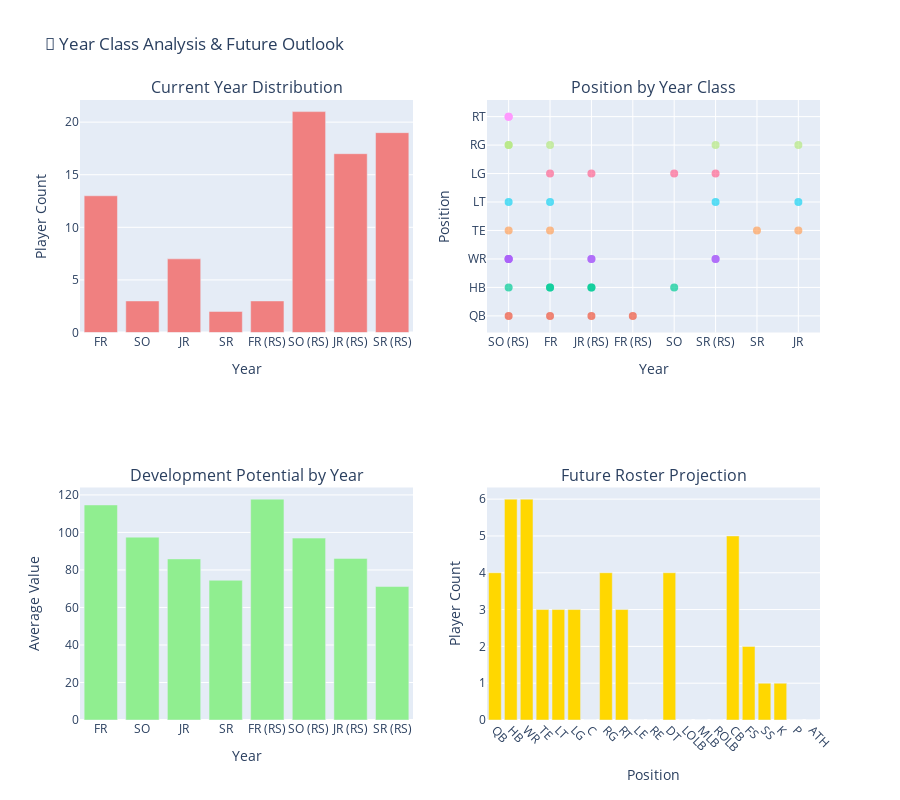

The notebook cell saved with this chart:
### Code cell
# 4. Year Class Distribution and Future Outlook
if roster_df is not None:
    # Create year class analysis
    year_order = ['FR', 'SO', 'JR', 'SR', 'FR (RS)', 'SO (RS)', 'JR (RS)', 'SR (RS)']

    fig = make_subplots(
        rows=2, cols=2,
        subplot_titles=('Current Year Distribution', 'Position by Year Class',
                       'Development Potential by Year', 'Future Roster Projection'),
        specs=[[{"type": "bar"}, {"type": "scatter"}],
               [{"type": "bar"}, {"type": "bar"}]]
    )

    # Year distribution
    year_counts = roster_df['YEAR'].value_counts().reindex(year_order).fillna(0)
    fig.add_trace(
        go.Bar(x=year_counts.index, y=year_counts.values,
               name="Players by Year", marker_color='lightcoral'),
        row=1, col=1
    )

    # Position by year (scatter plot)
    for pos in position_order[:10]:  # Show top 10 positions to avoid clutter
        pos_data = roster_df[roster_df['POSITION'] == pos]
        if len(pos_data) > 0:
            fig.add_trace(
                go.Scatter(x=pos_data['YEAR'], y=[pos] * len(pos_data),
                          mode='markers', name=pos,
                          marker=dict(size=8, opacity=0.7)),
                row=1, col=2
            )

    # Development potential by year
    year_dev_potential = roster_df.groupby('YEAR')['VALUE'].mean().reindex(year_order).fillna(0)
    fig.add_trace(
        go.Bar(x=year_dev_potential.index, y=year_dev_potential.values,
               name="Avg Value by Year", marker_color='lightgreen'),
        row=2, col=1
    )

    # Future projection (non-graduating players)
    future_roster = roster_df[roster_df['STATUS'] != 'GRADUATING']
    future_counts = future_roster['POSITION'].value_counts().reindex(position_order).fillna(0)
    fig.add_trace(
        go.Bar(x=future_counts.index, y=future_counts.values,
               name="Next Season Projection", marker_color='gold'),
        row=2, col=2
    )

    fig.update_layout(height=800, title_text="📅 Year Class Analysis & Future Outlook", showlegend=False)
    fig.update_xaxes(title_text="Year", row=1, col=1)
    fig.update_yaxes(title_text="Player Count", row=1, col=1)
    fig.update_xaxes(title_text="Year", row=1, col=2)
    fig.update_yaxes(title_text="Position", row=1, col=2)
    fig.update_xaxes(title_text="Year", row=2, col=1)
    fig.update_yaxes(title_text="Average Value", row=2, col=1)
    fig.update_xaxes(title_text="Position", row=2, col=2, tickangle=45)
    fig.update_yaxes(title_text="Player Count", row=2, col=2)

    fig.show()

    # Print year class insights
    print("📅 Year Class Insights:")
    graduating = len(roster_df[roster_df['STATUS'] == 'GRADUATING'])
    total_players = len(roster_df)
    print(f"  • {graduating} players graduating ({graduating/total_players*100:.1f}% of roster)")
    print(f"  • {len(future_roster)} players returning next season")

    # Show positions most affected by graduation
    grad_by_pos = roster_df[roster_df['STATUS'] == 'GRADUATING']['POSITION'].value_counts()
    if len(grad_by_pos) > 0:
        print(f"  • Positions losing most players: {', '.join(grad_by_pos.head(3).index.tolist())}")

### Figure 1 — Plotly figure (JSON) as saved in the notebook; plotly's stock layout.template omitted (floating-point values rounded to 4 significant figures)
{"data": [{"marker": {"color": "lightcoral"}, "name": "Players by Year", "type": "bar", "x": ["FR", "SO", "JR", "SR", "FR (RS)", "SO (RS)", "JR (RS)", "SR (RS)"], "xaxis": "x", "y": [13, 3, 7, 2, 3, 21, 17, 19], "yaxis": "y"}, {"marker": {"opacity": 0.7, "size": 8}, "mode": "markers", "name": "QB", "type": "scatter", "x": ["SO (RS)", "FR", "JR (RS)", "FR (RS)"], "xaxis": "x2", "y": ["QB", "QB", "QB", "QB"], "yaxis": "y2"}, {"marker": {"opacity": 0.7, "size": 8}, "mode": "markers", "name": "HB", "type": "scatter", "x": ["JR (RS)", "JR (RS)", "SO (RS)", "SO", "FR", "FR"], "xaxis": "x2", "y": ["HB", "HB", "HB", "HB", "HB", "HB"], "yaxis": "y2"}, {"marker": {"opacity": 0.7, "size": 8}, "mode": "markers", "name": "WR", "type": "scatter", "x": ["SO (RS)", "SR (RS)", "JR (RS)", "JR (RS)", "SO (RS)", "SR (RS)", "SO (RS)", "SO (RS)"], "xaxis": "x2", "y": ["WR", "WR", "WR", "WR", "WR", "WR", "WR", "WR"], "yaxis": "y2"}, {"marker": {"opacity": 0.7, "size": 8}, "mode": "markers", "name": "TE", "type": "scatter", "x": ["SR", "FR", "SO (RS)", "JR"], "xaxis": "x2", "y": ["TE", "TE", "TE", "TE"], "yaxis": "y2"}, {"marker": {"opacity": 0.7, "size": 8}, "mode": "markers", "name": "LT", "type": "scatter", "x": ["SR (RS)", "SO (RS)", "JR", "FR"], "xaxis": "x2", "y": ["LT", "LT", "LT", "LT"], "yaxis": "y2"}, {"marker": {"opacity": 0.7, "size": 8}, "mode": "markers", "name": "LG", "type": "scatter", "x": ["SR (RS)", "SO", "FR", "JR (RS)"], "xaxis": "x2", "y": ["LG", "LG", "LG", "LG"], "yaxis": "y2"}, {"marker": {"opacity": 0.7, "size": 8}, "mode": "markers", "name": "RG", "type": "scatter", "x": ["SR (RS)", "SO (RS)", "JR", "SO (RS)", "FR"], "xaxis": "x2", "y": ["RG", "RG", "RG", "RG", "RG"], "yaxis": "y2"}, {"marker": {"opacity": 0.7, "size": 8}, "mode": "markers", "name": "RT", "type": "scatter", "x": ["SO (RS)", "SO (RS)", "SO (RS)"], "xaxis": "x2", "y": ["RT", "RT", "RT"], "yaxis": "y2"}, {"marker": {"color": "lightgreen"}, "name": "Avg Value by Year", "type": "bar", "x": ["FR", "SO", "JR", "SR", "FR (RS)", "SO (RS)", "JR (RS)", "SR (RS)"], "xaxis": "x3", "y": [114.7, 97.5, 85.89, 74.5, 117.8, 96.97, 86.15, 71.17], "yaxis": "y3"}, {"marker": {"color": "gold"}, "name": "Next Season Projection", "type": "bar", "x": ["QB", "HB", "WR", "TE", "LT", "LG", "C", "RG", "RT", "LE", "RE", "DT", "LOLB", "MLB", "ROLB", "CB", "FS", "SS", "K", "P", "ATH"], "xaxis": "x4", "y": [4, 6, 6, 3, 3, 3, 0, 4, 3, 0, 0, 4, 0, 0, 0, 5, 2, 1, 1, 0, 0], "yaxis": "y4"}], "layout": {"annotations": [{"font": {"size": 16}, "showarrow": false, "text": "Current Year Distribution", "x": 0.225, "xanchor": "center", "xref": "paper", "y": 1, "yanchor": "bottom", "yref": "paper"}, {"font": {"size": 16}, "showarrow": false, "text": "Position by Year Class", "x": 0.775, "xanchor": "center", "xref": "paper", "y": 1, "yanchor": "bottom", "yref": "paper"}, {"font": {"size": 16}, "showarrow": false, "text": "Development Potential by Year", "x": 0.225, "xanchor": "center", "xref": "paper", "y": 0.375, "yanchor": "bottom", "yref": "paper"}, {"font": {"size": 16}, "showarrow": false, "text": "Future Roster Projection", "x": 0.775, "xanchor": "center", "xref": "paper", "y": 0.375, "yanchor": "bottom", "yref": "paper"}], "height": 800, "showlegend": false, "title": {"text": "📅 Year Class Analysis & Future Outlook"}, "xaxis": {"anchor": "y", "domain": [0, 0.45], "title": {"text": "Year"}}, "xaxis2": {"anchor": "y2", "domain": [0.55, 1], "title": {"text": "Year"}}, "xaxis3": {"anchor": "y3", "domain": [0, 0.45], "title": {"text": "Year"}}, "xaxis4": {"anchor": "y4", "domain": [0.55, 1], "tickangle": 45, "title": {"text": "Position"}}, "yaxis": {"anchor": "x", "domain": [0.625, 1], "title": {"text": "Player Count"}}, "yaxis2": {"anchor": "x2", "domain": [0.625, 1], "title": {"text": "Position"}}, "yaxis3": {"anchor": "x3", "domain": [0, 0.375], "title": {"text": "Average Value"}}, "yaxis4": {"anchor": "x4", "domain": [0, 0.375], "title": {"text": "Player Count"}}}}
